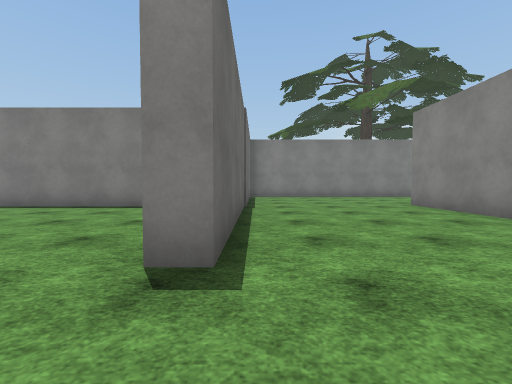
View 1 (above)

24 first-person views from a walk through a 3-D level made in the Unity game engine. The camera is 1.2 m above the floor, tilts 2° down and sees 90° across. The floor is counted in squares, 2 m on a side. Each view is taken from the middle of a square. On the plan, view 1 faces up. The plan holds only what a view shows up to about 9 squares ahead; the rest is blank. The place goes on beyond the plan. The player character is not drawn. Some surface patterns are stand-ins.

View 2
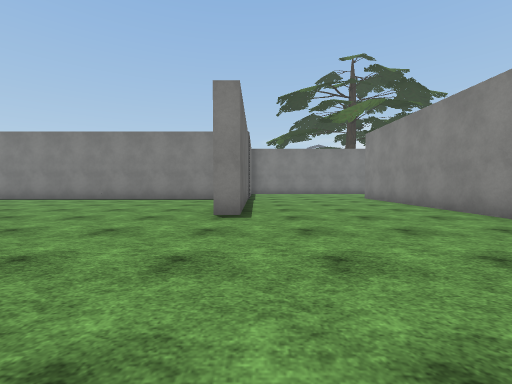

View 3
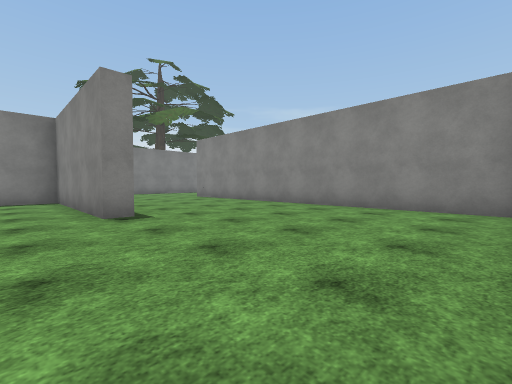

View 4
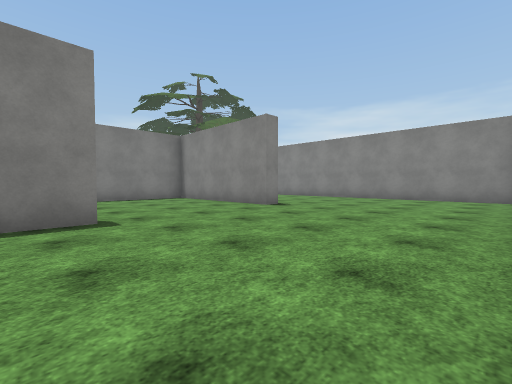

View 5
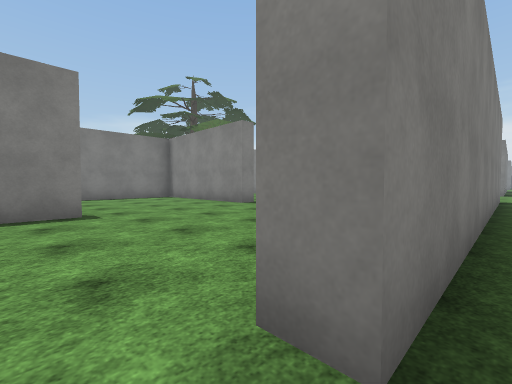

View 6
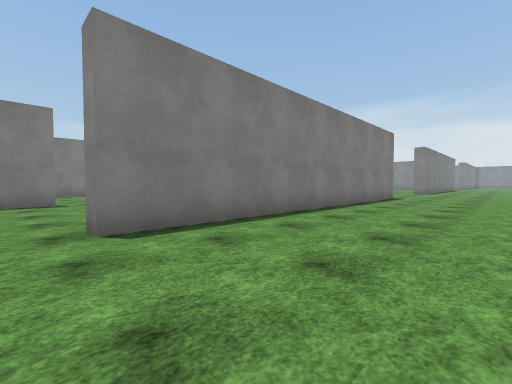

View 7
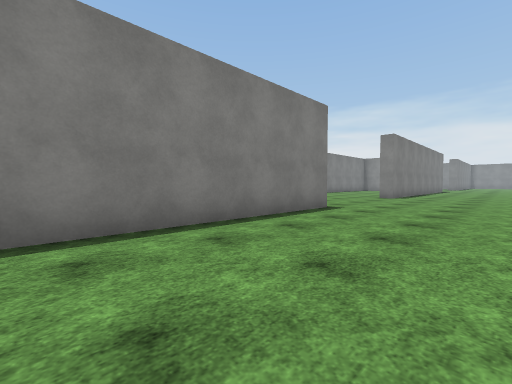

View 8
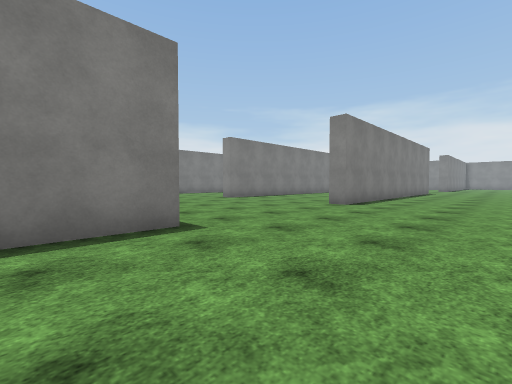

View 9
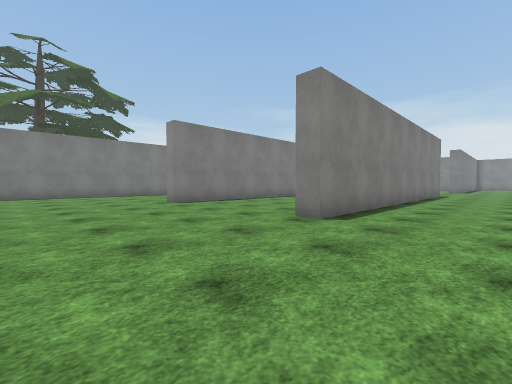

View 10
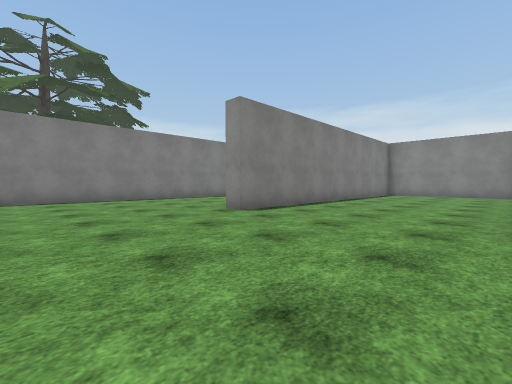

View 11
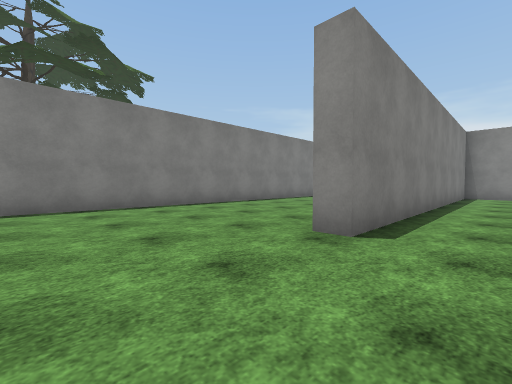

View 12
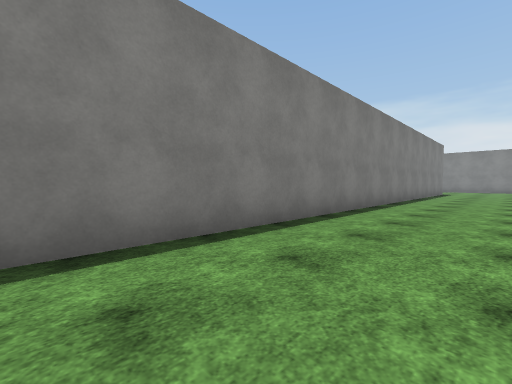

View 13
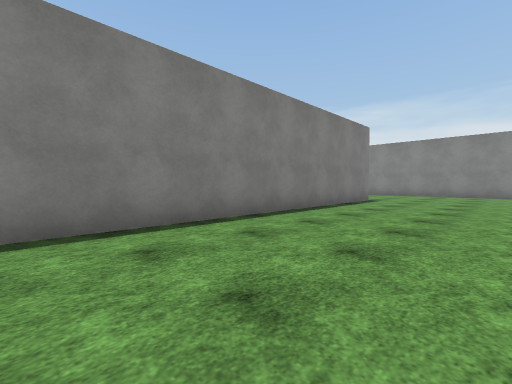

View 14
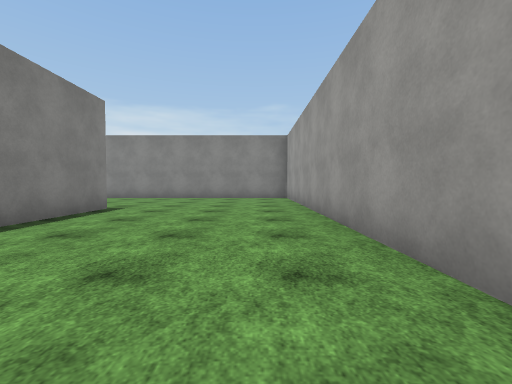

View 15
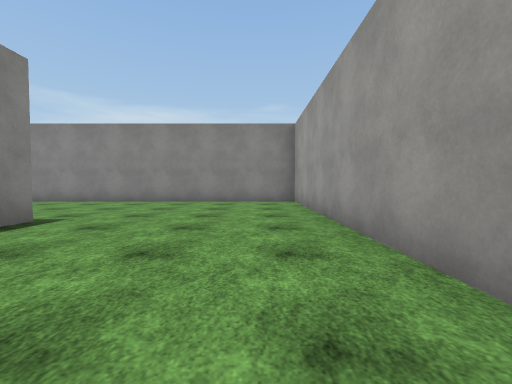

View 16
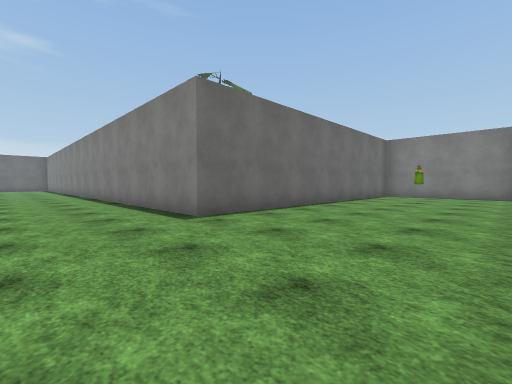

View 17
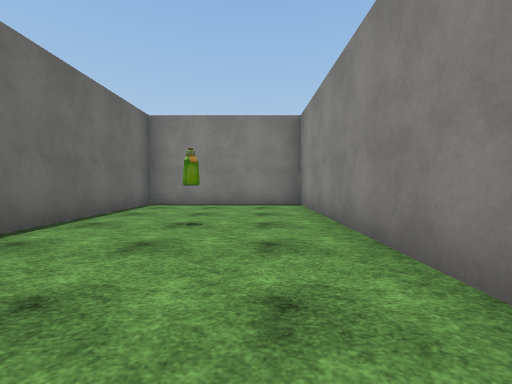

View 18
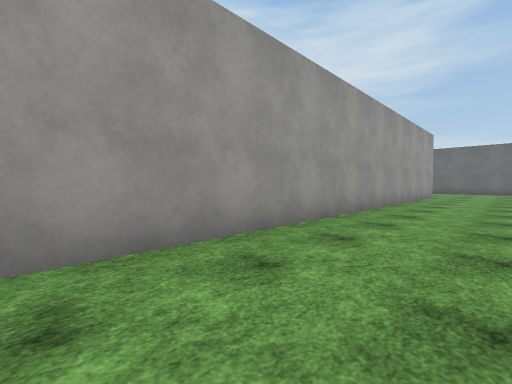

View 19
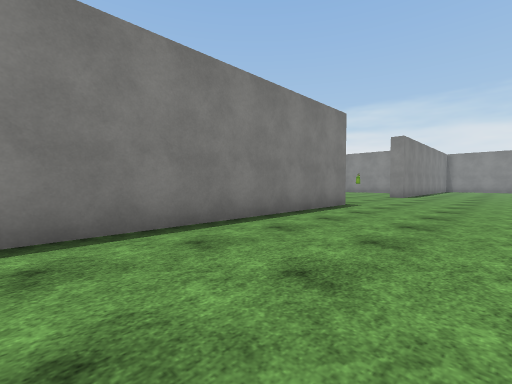

View 20
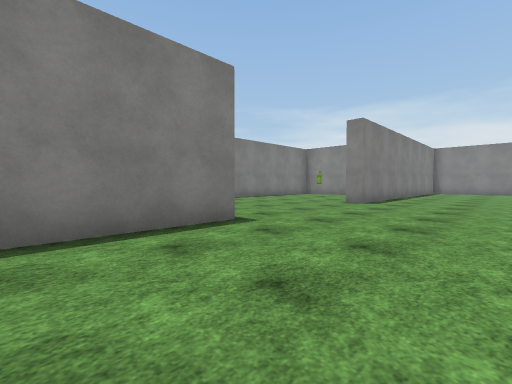

View 21
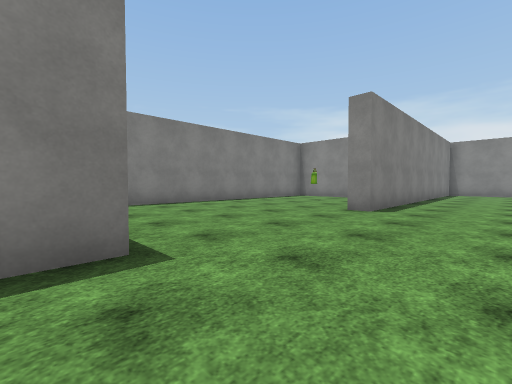

View 22
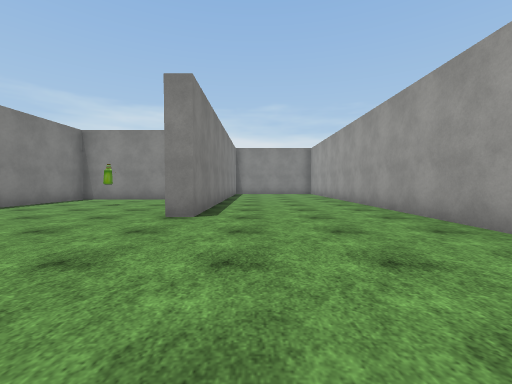

View 23
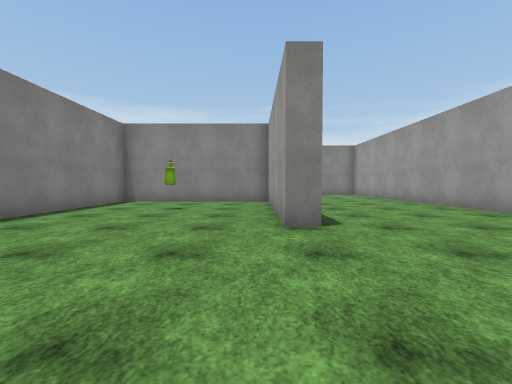

View 24
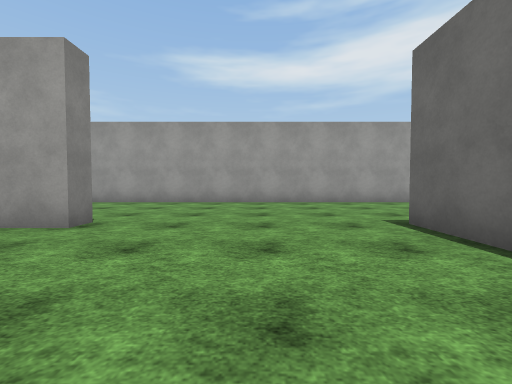

### Floor plan
Points are (right, up) in squares from view 1. A wall is a line through its corners. A room is listed if a view was taken in it or the views show most of it. See-through windows are left out.
Room 1 (views 1, 2, 3, 4, 5)
walls: (-0.3, 8.2) (-0.3, 1.8) (-0.8, 1.8) (-0.8, 6.5) (-6.5, 6.5); (-4.9, 1.3) (-6.1, 1.3); (4.3, -3) (4.3, 7); (-5.2, -3.8) (-5.2, -3.2)
ways out: opening at (-6, -4) to room 2
Room 2 (views 6, 7, 8, 9, 10, 11, 12, 13, 14, 15, 16, 17, 18, 19, 20, 21, 22, 23, 24)
walls: (18.4, 1.3) (9.8, 1.3) (9.8, 1.8); (19.3, 0) (19.3, 0.5); (19.7, -2.1) (19.7, -3.8) (9.8, -3.8) (9.8, -3.2); (11.5, 1.7) (29.3, 1.7) (29.3, 16.3) (25, 16.3) (25, 6.5) (6, 6.5); (17.1, -8) (30, -8); (4.9, -3.8) (-5.2, -3.8); (29.3, -3.5) (29.3, 1.3) (21.4, 1.3); (29.6, -3.8) (24.5, -3.8) (24.5, -3.4) (28.9, -3.4)
ways out: opening at (-6, -4) to room 1

Positions as (right, up) in squares from view 1, and headings:
1: (0, 0), facing up
2: (0, -3), facing up
3: (-2, -3), facing up-right
4: (-6, -3), facing up-right
5: (-6, -4), facing up-right
6: (-6, -7), facing up-right
7: (-1, -7), facing up-right
8: (3, -7), facing up-right
9: (6, -6), facing up-right
10: (6, -3), facing up-right
11: (7, 0), facing up-right
12: (9, 4), facing up-right
13: (16, 3), facing up-right
14: (19, 3), facing right
15: (21, 3), facing right
16: (29, 4), facing up-left
17: (28, 9), facing up
18: (22, 4), facing down-left
19: (13, -7), facing up-right
20: (17, -7), facing up-right
21: (19, -6), facing up-right
22: (20, -5), facing right
23: (21, -3), facing right
24: (22, 0), facing down
